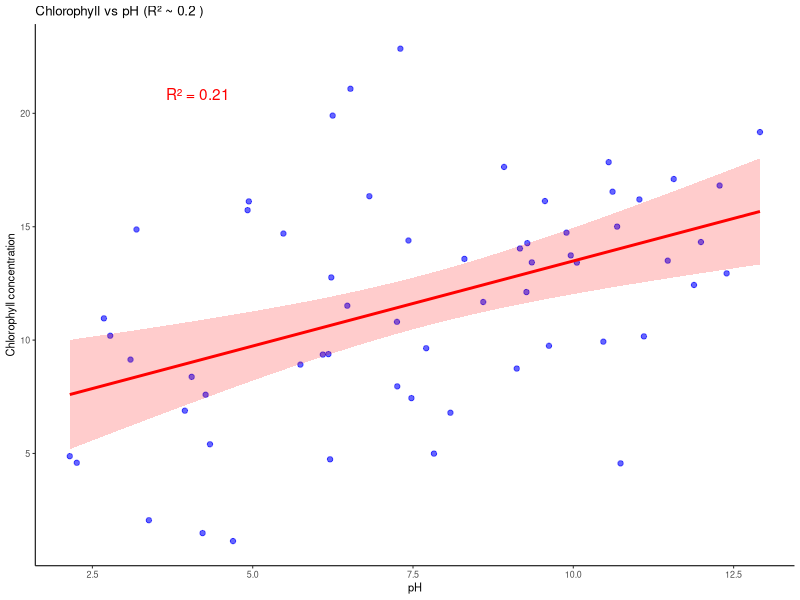

Write R code to recreate this figure.
## ---- chunk 1
#| label: fig-lake
#| fig-cap: "**Change in chlorophyll concentration with different pH values.** Results of lake field study testing chlorophyll concentration versus pH. Points represent raw data, and the line and shaded region represent linear trend."
#| fig-align: center
#| fig-width: 3.5
#| fig-height: 2.5
#| message: false
#| warning: false
#| echo: false

library(tidyverse)

set.seed(1)
df <- data.frame(pH = runif(60, 2, 13)) %>% 
  mutate(chl = 5 + 0.8 * pH + rnorm(60, sd = 5))
m <- lm(chl ~ pH, df)
r2 <- summary(m)$r.squared

df %>% 
  ggplot(aes(x = pH, y = chl)) +
  geom_point(color = "blue", alpha = 0.6) +
  # regression line with CI
  geom_smooth(method = "lm", se = TRUE, color = "red", fill = "red", alpha = 0.2) +
  # R² annotation
  annotate("text",
           x = min(df$pH) + 2,
           y = max(df$chl) - 2,
           label = paste0("R² = ", round(r2, 2)),
           color = "red") +
  labs(title = paste("Chlorophyll vs pH (R² ~", round(r2, 1), ")"),
       x = "pH",
       y = "Chlorophyll concentration") +
  theme_classic(base_size = 8)
